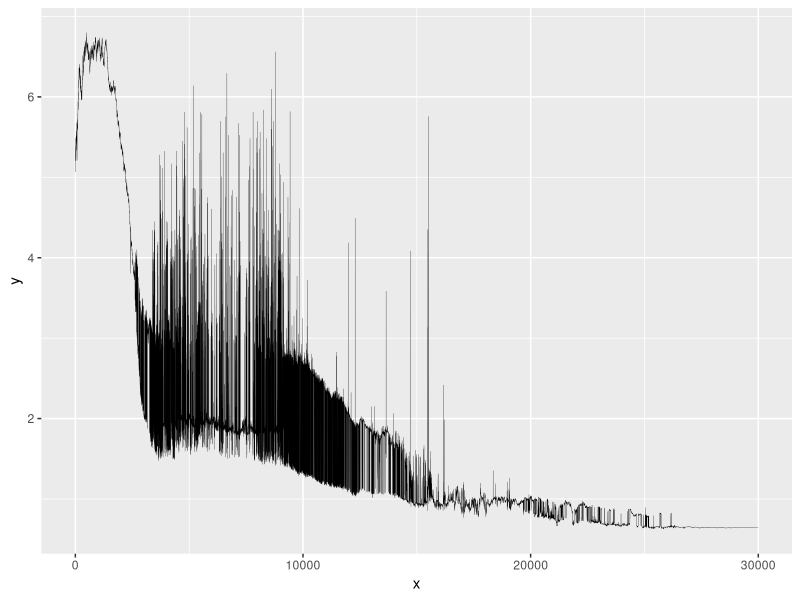
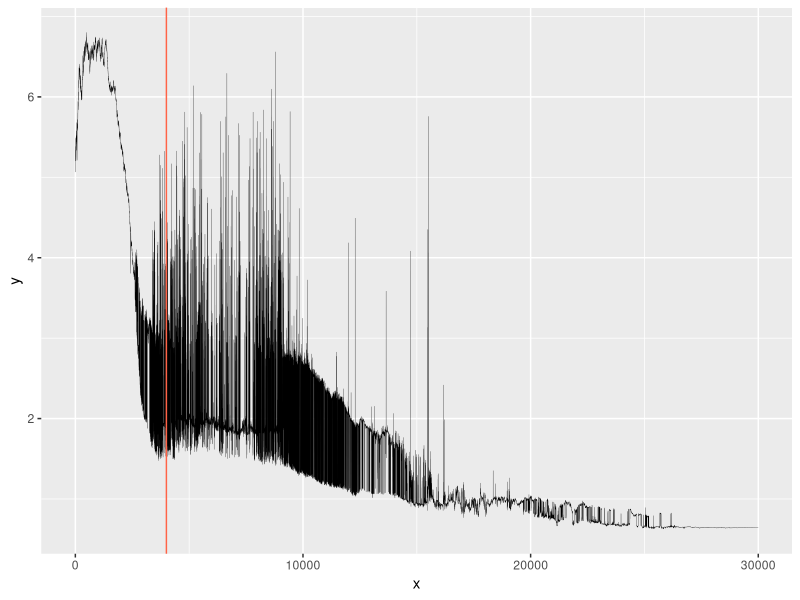
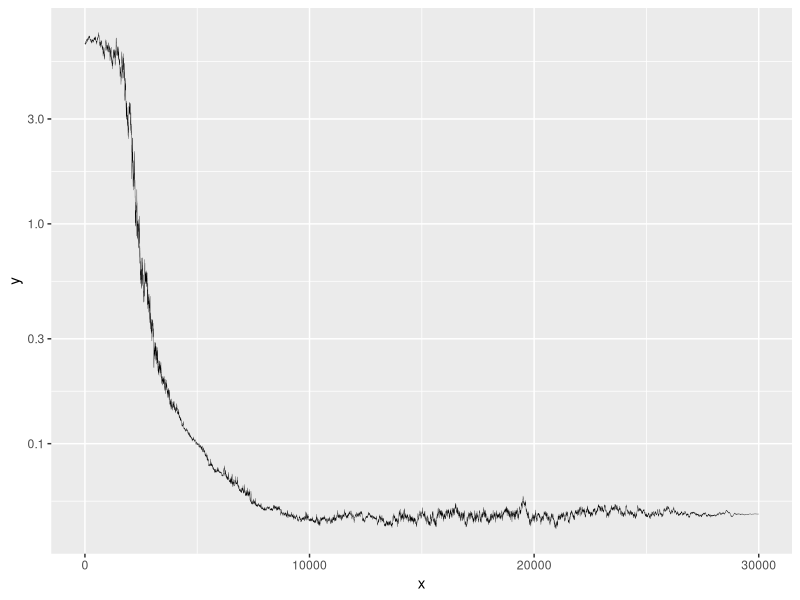

Generate these figures, in order, with R:
## ---- chunk 1
library(ggplot2)
library(readr)
library(magrittr)
library(dplyr)
## ---- chunk 2
df <- read_csv("reptile.csv") %T>% { names(.) <- c("y")} %>% mutate(x = row_number()) %>% filter(x >= 3)
## ---- chunk 3
head(df)
## ---- chunk 4
ggplot(df, aes(x = x, y = y)) + geom_line(size = 0.1)
## ---- chunk 5
df2 <- read_csv("reptile.csv") %T>% { names(.) <- c("y")} %>% mutate(x = row_number()) %>% filter(x >= 3)
ggplot(df2, aes(x = x, y = y)) + geom_line(size = 0.1) +
  geom_vline(xintercept = 4000, colour = "tomato")
## ---- chunk 6
df2 <- read_csv("reptile_pytorch.csv") %T>% { names(.) <- c("y")} %>% mutate(x = row_number())
ggplot(df2, aes(x = x, y = y)) + geom_line(size = 0.1) + scale_y_log10()
